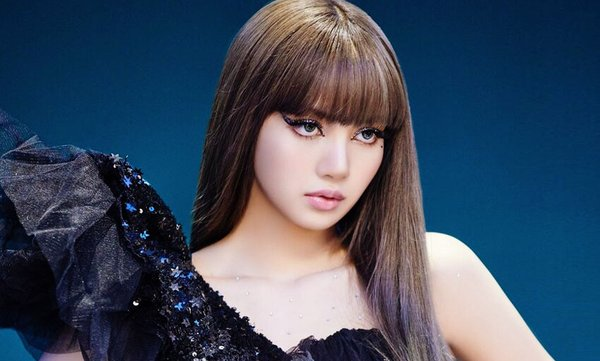
#> input picture Data/test/fr/LISA/20211215150951-bd46.jpg, 600 x 361 px, found by its file name
$ jupyter execute --allow-errors helper.ipynb
#> lines starting #> are read from the running program, lines starting #| are printed output that depends on the picture; pictures that were not available may be replaced by others from this repository, and a replacement may not be noted
[cell 1]
# train detection
import cv2
import shutil as st
face_cascade = cv2.CascadeClassifier(cv2.data.haarcascades + 'haarcascade_frontalface_default.xml')

[cell 2]
def write_result_img(output_img, output_path):
    # Đếm số lượng file hiện có trong thư mục
    count = 0
    for _, _, files in os.walk(output_path):
        count += len(files)

    # Tên file tiếp theo là số lượng file hiện tại + 1
    count += 1
    if count == 7:
        print(output_path)
    output_path += "/" + str(count)+".jpg"
    check = cv2.imwrite(output_path, output_img)
    if not check:
        print("Fail to save file!", output_path)

[cell 3]
def train_detection(dir):
    output = dir + "output/"
    if not os.path.exists(output):
        os.makedirs(output)
    remov_list = output + "remov_list/"
    if not os.path.exists(remov_list):
        os.makedirs(remov_list)

    for file in os.listdir(dir):
        file_path = dir + file
        if os.path.isdir(file_path):
            continue
        img = cv2.imread(file_path)
        bboxes = face_cascade.detectMultiScale(image=img)
        if len(bboxes)==0:
            st.copy(file_path, remov_list)
            os.remove(file_path)
            continue
        for (x,y,w,h) in bboxes:
            cv2.rectangle(img,(x,y), (x+w,y+h),(0, 255, 0), 2)
        try:
            write_result_img(img, output)
        except:
            print(file_path)

#> (the rest of this cell did not finish here and is left out)

[cell 4]
import cv2
import numpy as np
import matplotlib.pyplot as plt

def normalize_brightness_contrast(images):
    """
    Chuẩn hóa độ sáng và độ tương phản của một tập hình ảnh.
    images: danh sách các ảnh đầu vào
    """
    # Tính toán giá trị trung bình và độ lệch chuẩn của tất cả các ảnh trong tập dữ liệu
    mean_value = np.mean(images)
    std_value = np.std(images)

    normalized_images = []
    for image in images:
        # Chuyển ảnh sang xám
        image = cv2.cvtColor(image, cv2.COLOR_BGR2GRAY)

        # Chuẩn hóa độ sáng và độ tương phản của mỗi ảnh
        normalized_image = (image - np.mean(image)) / np.std(image) * std_value + mean_value

        # Chuyển đổi định dạng ảnh về 8-bit unsigned integer
        normalized_image = cv2.convertScaleAbs(normalized_image)

        normalized_images.append(normalized_image)

    return normalized_images

# Đọc tập hình ảnh
image_paths = ['../Data/train/fr/LISA/20211215150951-bd46.jpg', '../Data/train/fr/ROSE/66L5p_5_c.jpg', '../Data/train/fr/JISOO/34cedff5d45801b2118631fcae8f4130.jpg']
images = [cv2.imread(image_path) for image_path in image_paths]
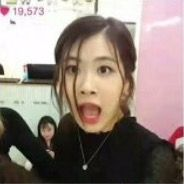
#> input picture Data/train/fer/SURPRISED/3a98e5b5aa7adf15d35d25af14cd9513.jpg, 184 x 184 px, given in place of 66L5p_5_c.jpg, which was not available
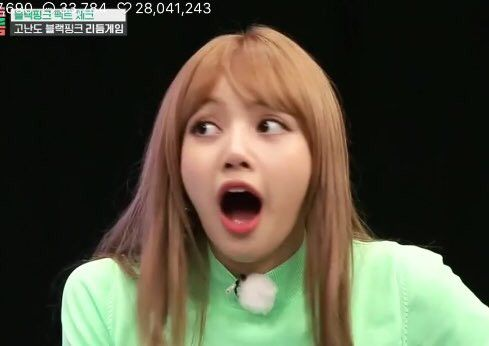
#> input picture Data/train/fer/SURPRISED/7e028d42751fba85fc8194ffca0ca402.jpg, 489 x 346 px, given in place of 34cedff5d45801b2118631fcae8f4130.jpg, which was not available
#> images = 3 items

# Thay đổi kích thước của ảnh thành (128, 128)
images = [cv2.resize(image, (128, 128)) for image in images]

# Chuẩn hóa độ sáng và độ tương phản của tập hình ảnh
normalized_images = normalize_brightness_contrast(images)
#> in normalize_brightness_contrast, `mean_value = np.mean(images)`: mean_value = 94.95
#> in normalize_brightness_contrast, `std_value = np.std(images)`: std_value = 83.6
#> the loop in normalize_brightness_contrast, `for image in images:` made 3 passes
#> pass 1, in normalize_brightness_contrast, `image = cv2.cvtColor(image, cv2.COLOR_BGR2GRAY)`:
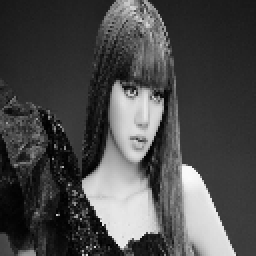
#> image: shape (128, 128) (shown 2 times larger); min 1, max 251, mean 74
#> pass 1, in normalize_brightness_contrast, `normalized_image = cv2.convertScaleAbs(normalized_image)`:
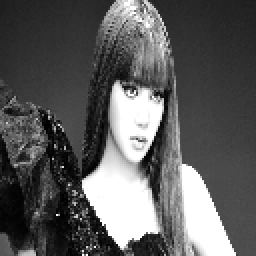
#> normalized_image: shape (128, 128) (shown 2 times larger); min 0, max 255, mean 91.8
#> pass 2, in normalize_brightness_contrast, `image = cv2.cvtColor(image, cv2.COLOR_BGR2GRAY)`:
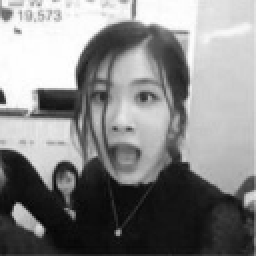
#> image: shape (128, 128) (shown 2 times larger); min 4, max 255, mean 134.3
#> after the loop in normalize_brightness_contrast, `for image in images:`: normalized_images = 3 items
#> normalized_images = 3 items

# Hiển thị ảnh gốc và ảnh đã chuẩn hóa
for i in range(len(images)):
    plt.subplot(2, len(images), i+1)
    plt.imshow(cv2.cvtColor(images[i], 0))
    plt.title(f'Original Image {i+1}')
    plt.axis('off')

    plt.subplot(2, len(images), len(images) + i+1)
    plt.imshow(cv2.cvtColor(normalized_images[i], 0))
    plt.title(f'Normalized Image {i+1}')
    plt.axis('off')
#> this loop made 3 passes

plt.show()
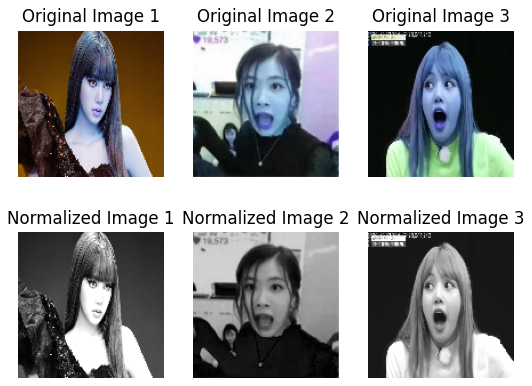
#> figure drawn by matplotlib, 6 panels; B, G, R data is drawn as R, G, B
